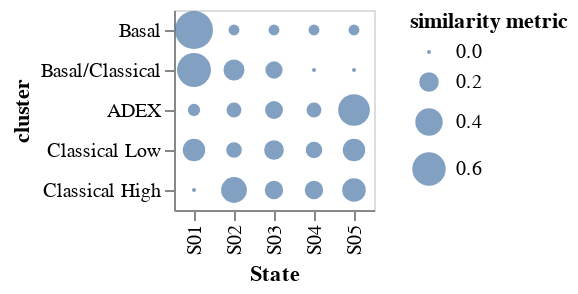

Notebook code for this chart:
### Code cell
# limit to tumor centric types
keep = ['Basal', 'Basal/Classical', 'ADEX', 'Classical Low', 'Classical High']
source = get_overlap_matrix(large, integrated, meta_key='State')
source = source[[True if x in keep else False for x in source['cluster']]]
alt.Chart(source).mark_circle().encode(
    x=alt.X('State'),
    y=alt.Y('cluster', sort=keep),
    size=alt.Size('similarity metric:Q')
)

### Figure 1 — Vega-Lite specification as saved in the notebook (floating-point values rounded to 4 significant figures)
{"config": {"view": {"continuousWidth": 400, "continuousHeight": 300}}, "data": {"name": "data-f929d7f0cd209b9ef86bddfbe757c971"}, "mark": "circle", "encoding": {"size": {"type": "quantitative", "field": "similarity metric"}, "x": {"type": "nominal", "field": "State"}, "y": {"type": "nominal", "field": "cluster", "sort": ["Basal", "Basal/Classical", "ADEX", "Classical Low", "Classical High"]}}, "$schema": "https://vega.github.io/schema/vega-lite/v4.8.1.json", "datasets": {"data-f929d7f0cd209b9ef86bddfbe757c971": [{"State": "S01", "cluster": "ADEX", "similarity metric": 0.07407}, {"State": "S01", "cluster": "Basal", "similarity metric": 0.7778}, {"State": "S01", "cluster": "Basal/Classical", "similarity metric": 0.6154}, {"State": "S01", "cluster": "Classical High", "similarity metric": 0.0}, {"State": "S01", "cluster": "Classical Low", "similarity metric": 0.2656}, {"State": "S02", "cluster": "ADEX", "similarity metric": 0.1111}, {"State": "S02", "cluster": "Basal", "similarity metric": 0.05556}, {"State": "S02", "cluster": "Basal/Classical", "similarity metric": 0.2308}, {"State": "S02", "cluster": "Classical High", "similarity metric": 0.3529}, {"State": "S02", "cluster": "Classical Low", "similarity metric": 0.125}, {"State": "S03", "cluster": "ADEX", "similarity metric": 0.1667}, {"State": "S03", "cluster": "Basal", "similarity metric": 0.05556}, {"State": "S03", "cluster": "Basal/Classical", "similarity metric": 0.1538}, {"State": "S03", "cluster": "Classical High", "similarity metric": 0.1765}, {"State": "S03", "cluster": "Classical Low", "similarity metric": 0.2031}, {"State": "S04", "cluster": "ADEX", "similarity metric": 0.1111}, {"State": "S04", "cluster": "Basal", "similarity metric": 0.05556}, {"State": "S04", "cluster": "Basal/Classical", "similarity metric": 0.0}, {"State": "S04", "cluster": "Classical High", "similarity metric": 0.1765}, {"State": "S04", "cluster": "Classical Low", "similarity metric": 0.1406}, {"State": "S05", "cluster": "ADEX", "similarity metric": 0.537}, {"State": "S05", "cluster": "Basal", "similarity metric": 0.05556}, {"State": "S05", "cluster": "Basal/Classical", "similarity metric": 0.0}, {"State": "S05", "cluster": "Classical High", "similarity metric": 0.2941}, {"State": "S05", "cluster": "Classical Low", "similarity metric": 0.2656}]}}
